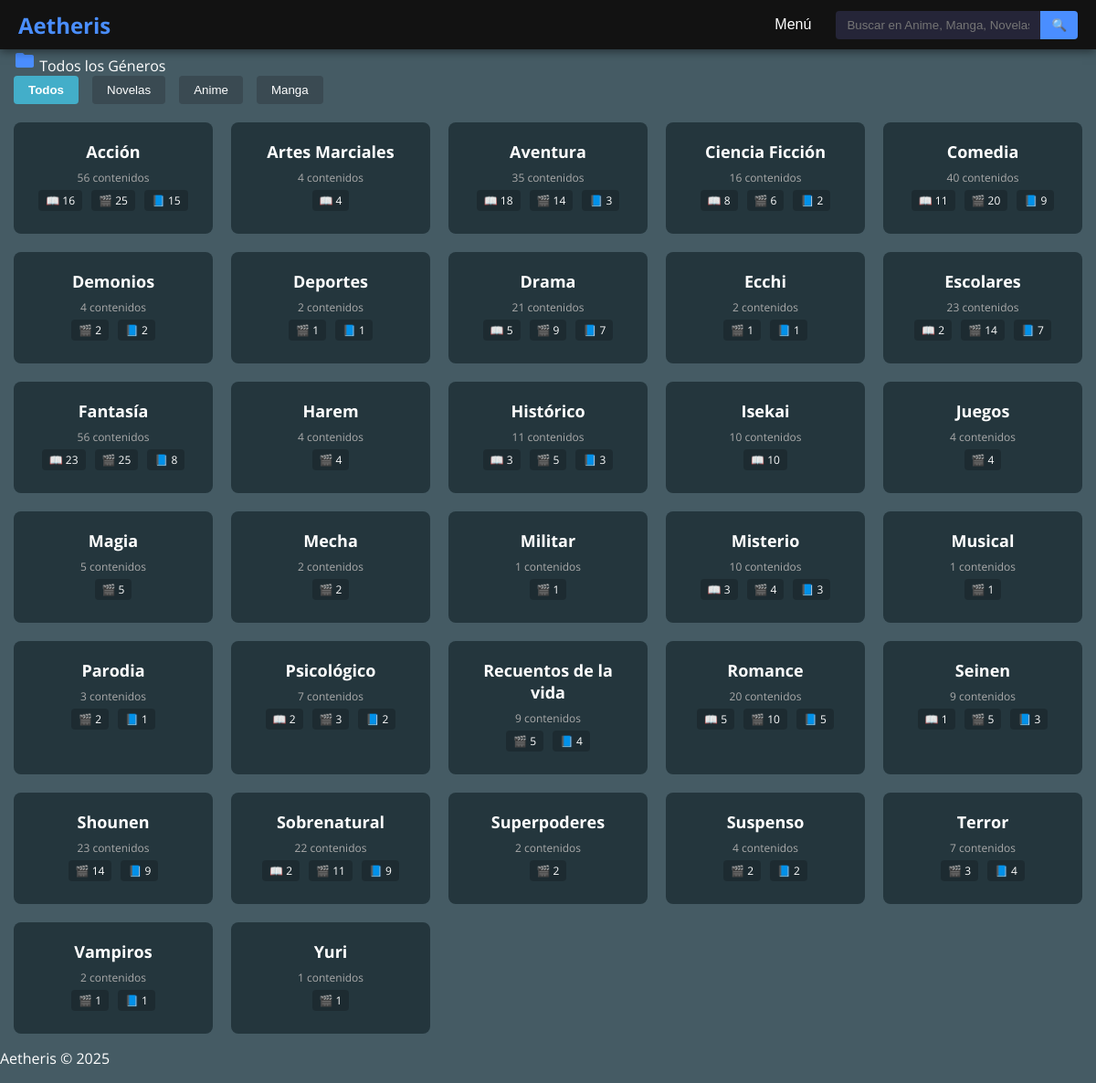
Screenshot of /todos_generos.php with the database file from the repository.
### tables this page shows
CREATE TABLE `generos` (
  `id` int(11) NOT NULL,
  `nombre` varchar(50) NOT NULL,
  `created_at` timestamp NOT NULL DEFAULT current_timestamp()
);

### todos_generos.php (the view, shortened to what this page needs)
<?php
include 'db_config.php';
$tipo_seleccionado = isset($_GET['tipo']) ? $_GET['tipo'] : 'todos';
?>
<!DOCTYPE html>
<html lang="es">
<head>
</head>
<body>
    <header>
    <div class="header-left">
        <a href="principal.php" class="logo">Aetheris</a>
    </div>
    <div class="header-right">
        <div class="menu">
            <button class="menu-button">Menú</button>
        </div>
        <div class="search-bar">
            <input type="text" id="global-search" placeholder="Buscar en Anime, Manga, Novelas...">
            <button onclick="buscarContenido()">🔍</button>
        </div>
    </div>
</header>
    <div class="Body">
        <div class="Container">
            <div class="Title-Section">
                <svg width="24" height="24" viewBox="0 0 24 24" fill="none" xmlns="http://www.w3.org/2000/svg">
                    <path d="M10 4H4C2.9 4 2 4.9 2 6V18C2 19.1 2.9 20 4 20H20C21.1 20 22 19.1 22 18V8C22 6.9 21.1 6 20 6H12L10 4Z" fill="#4a8eff"/>
                </svg>
                Todos los Géneros
            </div>
            <div class="genre-filter">
                <button onclick="filterGenres('todos')" <?= $tipo_seleccionado == 'todos' ? 'class="active"' : '' ?>>Todos</button>
                <button onclick="filterGenres('novela')" <?= $tipo_seleccionado == 'novela' ? 'class="active"' : '' ?>>Novelas</button>
                <button onclick="filterGenres('anime')" <?= $tipo_seleccionado == 'anime' ? 'class="active"' : '' ?>>Anime</button>
                <button onclick="filterGenres('manga')" <?= $tipo_seleccionado == 'manga' ? 'class="active"' : '' ?>>Manga</button>
            </div>
            <div class="genre-grid">
                <?php
                $query = "SELECT g.id, g.nombre FROM generos g";
                $query .= " ORDER BY g.nombre ASC";
                $generos_result = $conn->query($query);
                if ($generos_result->num_rows > 0) {
                    while($genero = $generos_result->fetch_assoc()) {
                        $counts = [
                            'novela' => 0,
                            'anime' => 0,
                            'manga' => 0
                        ];
                        $novelas_query = $conn->prepare("SELECT COUNT(*) as count FROM novela_generos WHERE genero_id = ?");
                        $novelas_query->bind_param("i", $genero['id']);
                        $novelas_query->execute();
                        $counts['novela'] = $novelas_query->get_result()->fetch_assoc()['count'];
                        $anime_query = $conn->prepare("SELECT COUNT(*) as count FROM anime_generos WHERE genero_id = ?");
                        $anime_query->bind_param("i", $genero['id']);
                        $anime_query->execute();
                        $counts['anime'] = $anime_query->get_result()->fetch_assoc()['count'];
                        $manga_query = $conn->prepare("SELECT COUNT(*) as count FROM manga_generos WHERE genero_id = ?");
                        $manga_query->bind_param("i", $genero['id']);
                        $manga_query->execute();
                        $counts['manga'] = $manga_query->get_result()->fetch_assoc()['count'];
                        $total_contenidos = $counts['novela'] + $counts['anime'] + $counts['manga'];
                        if($total_contenidos > 0) {
                            echo '<div class="genre-card">
                                    <h3>' . htmlspecialchars($genero['nombre']) . '</h3>
                                    <div class="genre-stats">' . $total_contenidos . ' contenidos</div>';
                            if($counts['novela'] > 0) {
                                echo '<span class="genre-type-btn" onclick="navigateToGenre('.$genero['id'].', \'novela\')">📖 ' . $counts['novela'] . '</span>';
                            }
                            if($counts['anime'] > 0) {
                                echo '<span class="genre-type-btn" onclick="navigateToGenre('.$genero['id'].', \'anime\')">🎬 ' . $counts['anime'] . '</span>';
                            }
                            if($counts['manga'] > 0) {
                                echo '<span class="genre-type-btn" onclick="navigateToGenre('.$genero['id'].', \'manga\')">📘 ' . $counts['manga'] . '</span>';
                            }
                            echo '</div>';
                        }
                    }
                } else {
                    echo '<p style="grid-column: 1 / -1; text-align: center; color: #aaa;">No se encontraron géneros.</p>';
                }
                ?>
            </div>
        </div>
    </div>
    <footer>
        <p>Aetheris &copy; <?php echo date('Y'); ?></p>
    </footer>
</body>
</html>

### todos_generos.php (style rules this page uses)
body { font-family: 'Open Sans', sans-serif; background-color: #455b64; color: rgb(255, 255, 255); margin: 0; padding: 0; }
.Container { max-width: 1200px; margin: 0 auto; padding: 0 15px; }
header { display: flex; justify-content: space-between; align-items: center; padding: 10px 20px; background-color: #121212; color: white; position: sticky; top: 0; z-index: 100; box-shadow: 0 2px 10px rgba(0,0,0,0.5); }
.header-left .logo { font-size: 24px; color: #4a8eff; text-decoration: none; font-weight: bold; }
.header-right { display: flex; align-items: center; gap: 15px; }
.menu { position: relative; }
.menu-button { background: none; border: none; color: white; font-size: 16px; cursor: pointer; padding: 8px 12px; }
.search-bar { display: flex; align-items: center; }
.search-bar input { padding: 8px 12px; border: none; border-radius: 4px 0 0 4px; background: #252538; color: white; width: 200px; }
.search-bar button { background: #4a8eff; border: none; color: white; padding: 8px 12px; border-radius: 0 4px 4px 0; cursor: pointer; }
.genre-filter { display: flex; gap: 15px; margin-bottom: 20px; flex-wrap: wrap; }
.genre-filter button { background: #3a4a52; border: none; color: white; padding: 8px 16px; border-radius: 4px; cursor: pointer; transition: background-color 0.3s; }
.genre-filter button.active { background: #43aec9; font-weight: bold; }
.genre-grid { display: grid; grid-template-columns: repeat(auto-fill, minmax(200px, 1fr)); gap: 20px; }
.genre-card { background: rgb(36, 54, 61); border-radius: 8px; padding: 20px; text-align: center; transition: all 0.3s ease; }
.genre-card h3 { margin: 0; font-size: 18px; }
.genre-stats { font-size: 12px; color: #aaa; margin-top: 8px; }
.genre-type-btn { display: inline-block; margin: 5px; padding: 3px 8px; background: rgba(0,0,0,0.2); border-radius: 4px; font-size: 12px; cursor: pointer; transition: all 0.2s; }

### rows the page displays
generos: nombre "Acción", total_contenidos "56", novela "16", anime "25", manga "15"
generos: nombre "Artes Marciales", total_contenidos "4", novela "4"
generos: nombre "Aventura", total_contenidos "35", novela "18", anime "14", manga "3"
generos: nombre "Ciencia Ficción", total_contenidos "16", novela "8", anime "6", manga "2"
generos: nombre "Comedia", total_contenidos "40", novela "11", anime "20", manga "9"
generos: nombre "Demonios", total_contenidos "4", anime "2", manga "2"
generos: nombre "Deportes", total_contenidos "2", anime "1", manga "1"
generos: nombre "Drama", total_contenidos "21", novela "5", anime "9", manga "7"
generos: nombre "Ecchi", total_contenidos "2", anime "1", manga "1"
generos: nombre "Escolares", total_contenidos "23", novela "2", anime "14", manga "7"
generos: nombre "Fantasía", total_contenidos "56", novela "23", anime "25", manga "8"
generos: nombre "Harem", total_contenidos "4", anime "4"
generos: nombre "Histórico", total_contenidos "11", novela "3", anime "5", manga "3"
generos: nombre "Isekai", total_contenidos "10", novela "10"
generos: nombre "Juegos", total_contenidos "4", anime "4"
generos: nombre "Magia", total_contenidos "5", anime "5"
generos: nombre "Mecha", total_contenidos "2", anime "2"
generos: nombre "Militar", total_contenidos "1", anime "1"
generos: nombre "Misterio", total_contenidos "10", novela "3", anime "4", manga "3"
generos: nombre "Musical", total_contenidos "1", anime "1"
generos: nombre "Parodia", total_contenidos "3", anime "2", manga "1"
generos: nombre "Psicológico", total_contenidos "7", novela "2", anime "3", manga "2"
generos: nombre "Recuentos de la vida", total_contenidos "9", anime "5", manga "4"
generos: nombre "Romance", total_contenidos "20", novela "5", anime "10", manga "5"
generos: nombre "Seinen", total_contenidos "9", novela "1", anime "5", manga "3"
generos: nombre "Shounen", total_contenidos "23", anime "14", manga "9"
generos: nombre "Sobrenatural", total_contenidos "22", novela "2", anime "11", manga "9"
generos: nombre "Superpoderes", total_contenidos "2", anime "2"
generos: nombre "Suspenso", total_contenidos "4", anime "2", manga "2"
generos: nombre "Terror", total_contenidos "7", anime "3", manga "4"
generos: nombre "Vampiros", total_contenidos "2", anime "1", manga "1"
generos: nombre "Yuri", total_contenidos "1", anime "1"
